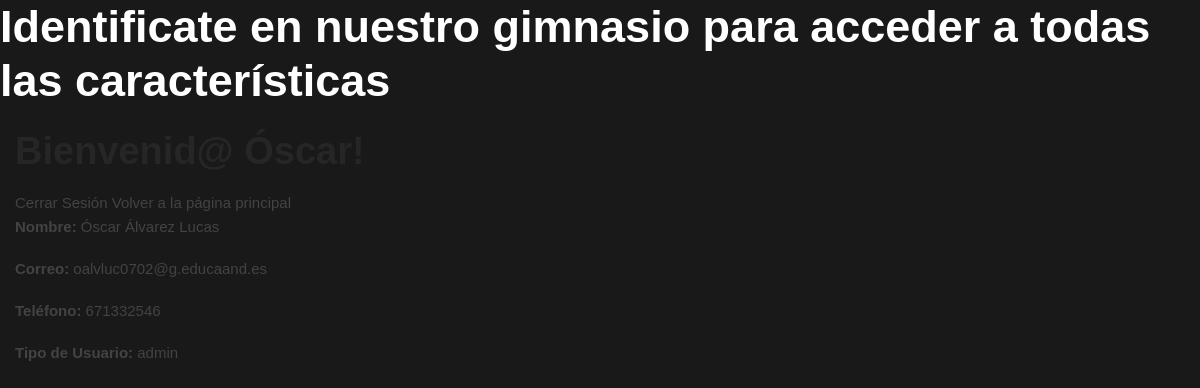
The page /olvidopass-master/index.php (signed in) on the database its author committed.
### tables this page shows
CREATE TABLE IF NOT EXISTS `users` (
  `id` int(11) NOT NULL AUTO_INCREMENT,
  `first_name` varchar(100) NOT NULL,
  `last_name` varchar(100) NOT NULL,
  `email` varchar(100) NOT NULL,
  `password` varchar(255) NOT NULL,
  `phone` varchar(15) NOT NULL,
  `address` varchar(50) NOT NULL DEFAULT 'micasa',
  `forgot_pass_identity` varchar(32) NOT NULL,
  `created` datetime NOT NULL,
  `modified` datetime NOT NULL,
  `status` enum('1','0') NOT NULL DEFAULT '1',
  `role` enum('admin','usuario') NOT NULL,
  PRIMARY KEY (`id`)
);

### olvidopass-master/user.php (called while the page is built, shortened)
<?php
class User{
    private $dbHost     = "localhost";
    private $dbUsername = "root";
    private $dbPassword = "";
    private $dbName     = "logtest";
    private $userTbl    = "users";
    public function __construct(){
        if(!isset($this->db)){
            $conn = new mysqli($this->dbHost, $this->dbUsername, $this->dbPassword, $this->dbName);
            if($conn->connect_error){
                die("Failed to connect with MySQL: " . $conn->connect_error);
            }else{
                $this->db = $conn;
            }
        }
    }
    public function getRows($conditions = array()){
        $sql = 'SELECT ';
        $sql .= array_key_exists("select",$conditions)?$conditions['select']:'*';
        $sql .= ' FROM '.$this->userTbl;
        if(array_key_exists("where",$conditions)){
            $sql .= ' WHERE ';
            $i = 0;
            foreach($conditions['where'] as $key => $value){
                $pre = ($i > 0)?' AND ':'';
                $sql .= $pre.$key." = '".$value."'";
                $i++;
            }
        }
        $result = $this->db->query($sql);
        if(array_key_exists("return_type",$conditions) && $conditions['return_type'] != 'all'){
            switch($conditions['return_type']){
                case 'single':
                    $data = $result->fetch_assoc();
                    break;
            }
        }else{
            if($result->num_rows > 0){
                while($row = $result->fetch_assoc()){
                    $data[] = $row;
                }
            }
        }
        return !empty($data)?$data:false;
    }
}

### olvidopass-master/index.php (the view, shortened to what this page needs)
<?php
$sessData = !empty($_SESSION['sessData'])?$_SESSION['sessData']:'';
?>
<!DOCTYPE html>
<html>
<head>
    <link rel="stylesheet" href="style.css" type="text/css" media="all" />
</head>
<body>
    <h1 style="color: white;">Identificate en nuestro gimnasio para acceder a todas las características</h1>
	<div class="container">
        <?php
			if(!empty($sessData['userLoggedIn']) && !empty($sessData['userID'])){
				include 'user.php';
				$user = new User();
				$conditions['where'] = array(
					'id' => $sessData['userID'],
				);
				$conditions['return_type'] = 'single';
				$userData = $user->getRows($conditions);
		?>
        <h2>Bienvenid@ <?php echo $userData['first_name']; ?>!</h2>
        <a href="userAccount.php?logoutSubmit=1" class="logout">Cerrar Sesión</a>
		<a href="../index2.php">Volver a la página principal</a>
		<div class="regisFrm">
			<p><b>Nombre: </b><?php echo $userData['first_name'].' '.$userData['last_name']; ?></p>
            <p><b>Correo: </b><?php echo $userData['email']; ?></p>
            <p><b>Teléfono: </b><?php echo $userData['phone']; ?></p>
			<p><b>Tipo de Usuario: </b><?php echo $userData['role'];?></p>
		</div>
        <?php } ?>
	</div>
</body>
</html>

### rows shown on the page
users: first_name "Óscar", last_name "Álvarez Lucas", email "oalvluc0702@g.educaand.es", phone "671332546", role "admin"
